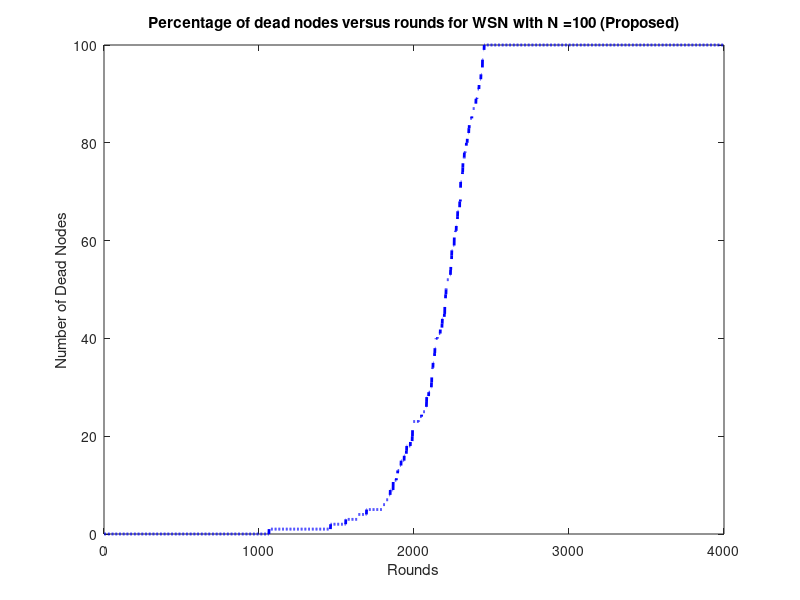
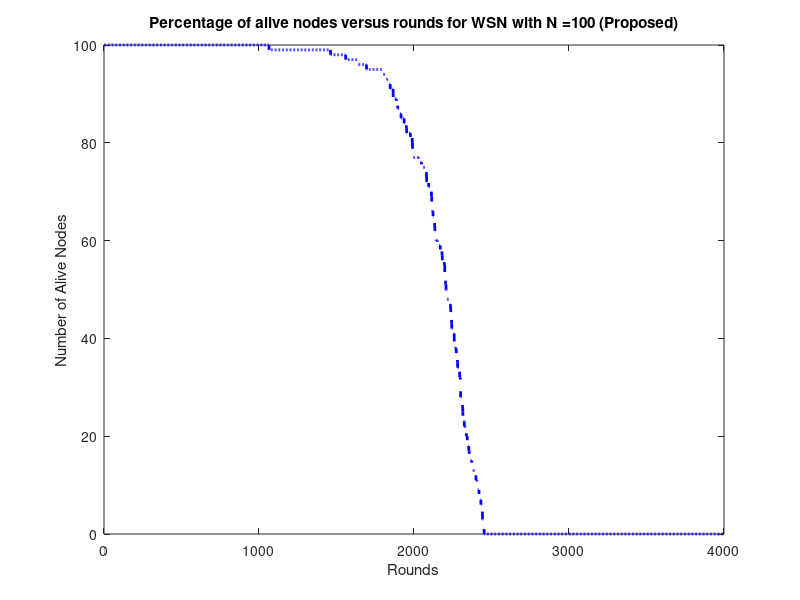
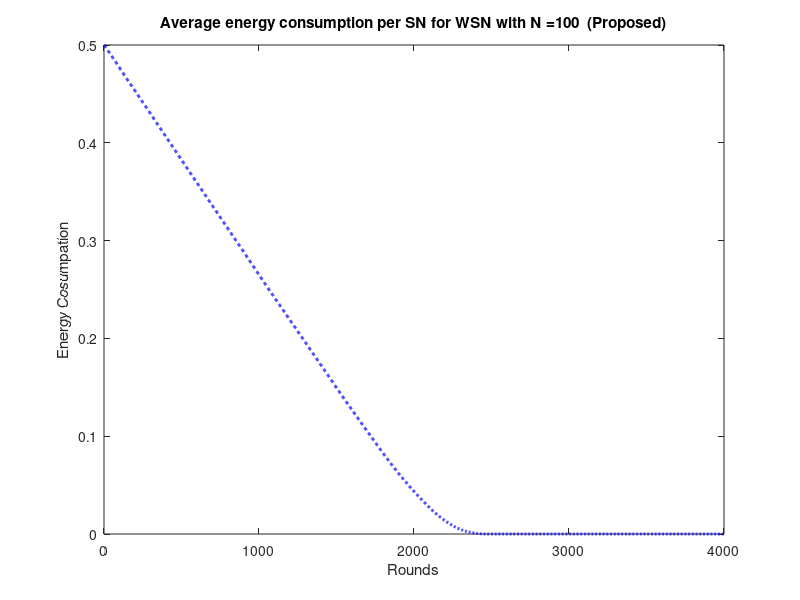
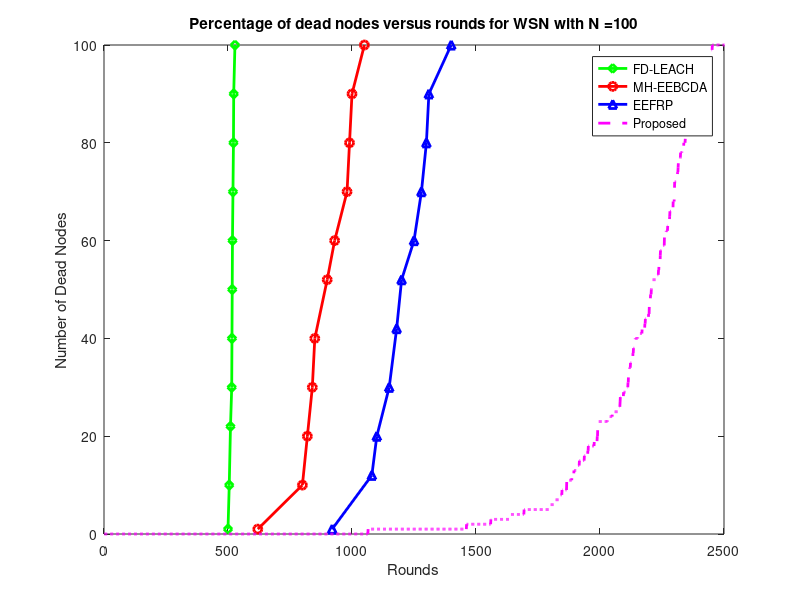

Source code (MATLAB) for these figures, in order:
clc
close all
clear all

load Best100

figure
plot(Performance.Dead,'--b','linewidth',2)
xlabel('Rounds')
ylabel('Number of Dead Nodes')
title('Percentage of dead nodes versus rounds for WSN with N =100 (Proposed)')


figure
plot(Performance.Alive,'--b','linewidth',2)
xlabel('Rounds')
ylabel('Number of Alive Nodes')
title('Percentage of alive nodes versus rounds for WSN with N =100 (Proposed)')



figure
plot(Performance.Energy./100,'--b','linewidth',2)
xlabel('Rounds')
ylabel('Energy Cosumpation')
title('Average energy consumption per SN for WSN with N =100  (Proposed)')



rEng=[0.5 0.46 0.42 0.36 0.33  0.28 0.25 0.23 0.18 0.13 0.11 0.08 0.055 0 0;
      0.5 0.45 0.39 0.34 0.28  0.24 0.18 0.14 0.09 0.03 0    0    0     0 0;
      0.5 0.39 0.28 0    0     0    0    0    0    0    0    0    0     0 0];
EEFRP=[920 1;1080 12;1100 20;1150 30;1180 42;1200 52;1250 60;1280 70;1300 80;1310 90;1400 100];
MH_EEBCDA=[620 1;800 10;820 20;840 30;850 40;900 52;930 60;980 70;990 80;1000 90;1050 100];
FD_LEACH=[500 1;505 10;510 22;515 30;516 40;517 50;518 60;520 70;522 80;523 90;528 100];
FND=find(Performance.Dead==1);
HND=find(Performance.Dead==50);
LND=find(Performance.Dead==100);
FHL=[500 518 528;620 930 1050;920 1250 1400;FND(1) HND(1) LND(1)  ];


figure
plot(FD_LEACH(:,1),FD_LEACH(:,2),'-gd','linewidth',2)
hold on
plot(MH_EEBCDA(:,1),MH_EEBCDA(:,2),'-ro','linewidth',2)
hold on
plot(EEFRP(:,1),EEFRP(:,2),'-^b','linewidth',2)
hold on
plot(Performance.Dead,'--m','linewidth',2)
xlabel('Rounds')
ylabel('Number of Dead Nodes')
legend('FD-LEACH','MH-EEBCDA','EEFRP','Proposed')
axis([0 2500 0 100])
title('Percentage of dead nodes versus rounds for WSN with N =100')

figure
plot(FD_LEACH(:,1),100-FD_LEACH(:,2),'-gd','linewidth',2)
hold on
plot(MH_EEBCDA(:,1),100-MH_EEBCDA(:,2),'-ro','linewidth',2)
hold on
plot(EEFRP(:,1),100-EEFRP(:,2),'-^b','linewidth',2)
hold on
plot(Performance.Alive,'--m','linewidth',2)
xlabel('Rounds')
ylabel('Number of Alive Nodes')
legend('FD-LEACH','MH-EEBCDA','EEFRP','Proposed')
axis([0 2500 0 100])
title('Percentage of alive nodes versus rounds for WSN with N =100')


figure
plot(linspace(0,1000,15),rEng(3,:),'-gd','linewidth',2)
hold on
plot(linspace(0,1200,15),rEng(2,:),'-ro','linewidth',2)
hold on
plot(linspace(0,1400,15),rEng(1,:),'-^b','linewidth',2)
hold on
plot(Performance.Energy./100,'--m','linewidth',2)
xlabel('Rounds')
ylabel('Remaining Energy In Joules')
axis([0 2500 0 0.5])
legend('FD-LEACH','MH-EEBCDA','EEFRP','Proposed')
title('Average energy consumption per SN for WSN with N =100')

figure
bar(FHL)
ylabel('Rounds')
set(gca,'xTicklabel',{'FD-LEACH','MH-EEBCDA','EEFRP','Proposed'})
legend('FND','HND','LND')
title('FND, HND and LND plots for WSN N =100')

%% Node 400
load Best400
FND=find(Performance.Dead==1);
HND=find(Performance.Dead==50);
LND=find(Performance.Dead==99);
FHL=[580 608 680;920 980 1100;1210 1650 2100;FND(end) HND(1) LND(1)  ];

ED_Leach4=[560 1;600 11;601 20;603 30;605 40;608 50;610 60;615 70;618 80;625 90;680 100 ];
MH_EEBCDA4=[920 1;932 10;944 20;966 30;972 40;980 50;1000 60;1043 70 ;1050 80;1080 90;1100 100];
EEFRP4=[1210 1;1410 10; 1500 20;1550 30 ;1600 40;1650 50;1700 60;1750 70;1800 80;1900 90;2100 100 ];

figure
plot(Performance.Dead,'--b','linewidth',2)
xlabel('Rounds')
ylabel('Number of Dead Nodes')
title('Percentage of dead nodes versus rounds for WSN with N =400 (Proposed)')


figure
plot(Performance.Alive,'--b','linewidth',2)
xlabel('Rounds')
ylabel('Number of Alive Nodes')
title('Percentage of alive nodes versus rounds for WSN with N =400 (Proposed)')



figure
plot(Performance.Energy/400,'--b','linewidth',2)
xlabel('Rounds')
ylabel('Energy Cosumpation')
title('Average energy consumption per SN for WSN with N =400  (Proposed)')



figure
bar(FHL)
ylabel('Rounds')
set(gca,'xTicklabel',{'FD-LEACH','MH-EEBCDA','EEFRP','Proposed'})
legend('FND','HND','LND')
title('FND, HND and LND plots for WSN N =400')

figure
plot(ED_Leach4(:,1),ED_Leach4(:,2),'-gd','linewidth',2)
hold on
plot(MH_EEBCDA4(:,1),MH_EEBCDA4(:,2),'-ro','linewidth',2)
hold on
plot(EEFRP4(:,1),EEFRP4(:,2),'-^b','linewidth',2)
hold on
plot((Performance.Dead/400)*100,'--m','linewidth',2)
xlabel('Rounds')
ylabel('Number of Dead Nodes')
legend('FD-LEACH','MH-EEBCDA','EEFRP','Proposed')
axis([0 2500 0 100])
title('Percentage of dead nodes versus rounds for WSN with N =400')

figure
plot(ED_Leach4(:,1),100-ED_Leach4(:,2),'-gd','linewidth',2)
hold on
plot(MH_EEBCDA4(:,1),100-MH_EEBCDA4(:,2),'-ro','linewidth',2)
hold on
plot(EEFRP4(:,1),100-EEFRP4(:,2),'-^b','linewidth',2)
hold on
plot((Performance.Alive/400)*100,'--m','linewidth',2)
xlabel('Rounds')
ylabel('Number of Alive Nodes')
legend('FD-LEACH','MH-EEBCDA','EEFRP','Proposed')
axis([0 2500 0 100])
title('Percentage of alive nodes versus rounds for WSN with N =400')
